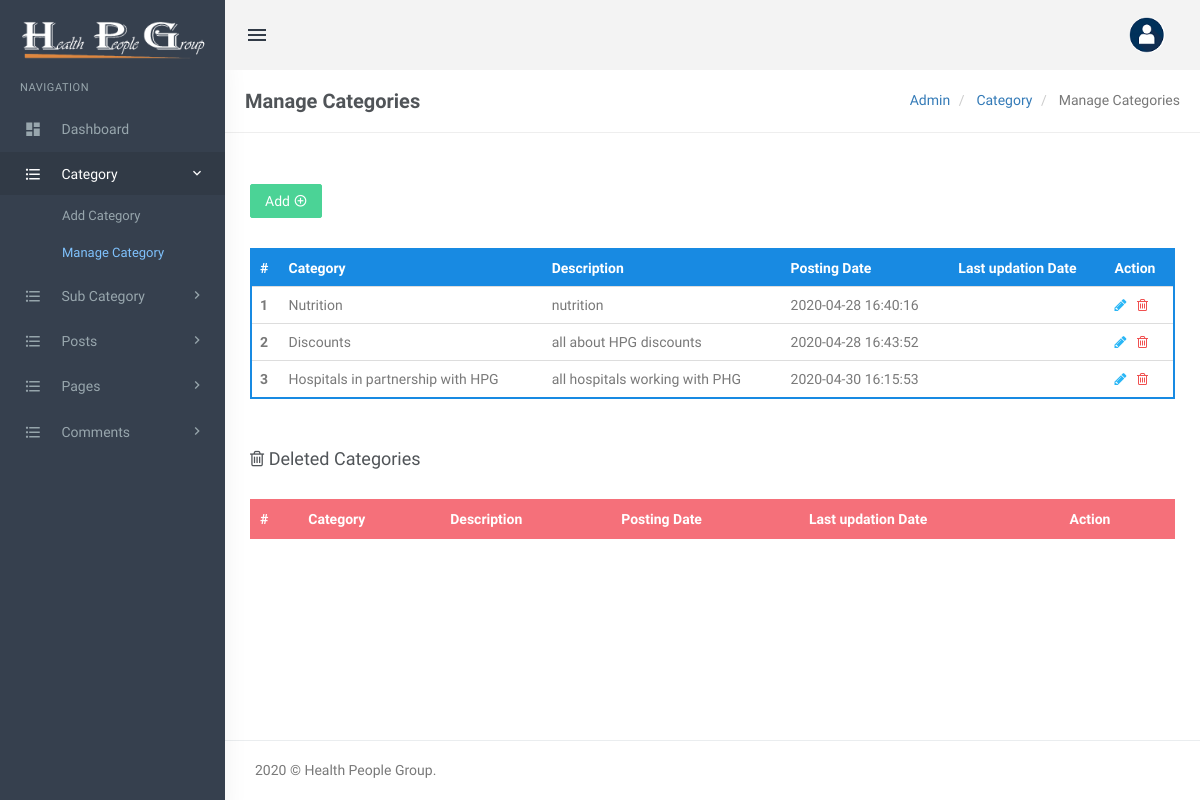
The app's page /admin/manage-categories.php (signed in) with its own data.
### tables this page shows
CREATE TABLE `tblcategory` (
  `id` int(11) NOT NULL,
  `CategoryName` varchar(200) DEFAULT NULL,
  `Description` mediumtext,
  `PostingDate` timestamp NULL DEFAULT CURRENT_TIMESTAMP,
  `UpdationDate` timestamp NULL DEFAULT NULL,
  `Is_Active` int(1) DEFAULT NULL
);

### admin/manage-categories.php (the view, shortened to what this page needs)
<?php
include('includes/config.php');
if(strlen($_SESSION['login'])==0)
  {
header('location:index.php');
}
else{
?>
<!DOCTYPE html>
<html lang="en">
    <head>
        <link href="assets/css/bootstrap.min.css" rel="stylesheet" type="text/css" />
        <link href="assets/css/core.css" rel="stylesheet" type="text/css" />
        <link href="assets/css/components.css" rel="stylesheet" type="text/css" />
        <link href="assets/css/icons.css" rel="stylesheet" type="text/css" />
        <link href="assets/css/pages.css" rel="stylesheet" type="text/css" />
        <link href="assets/css/menu.css" rel="stylesheet" type="text/css" />
        <link href="assets/css/responsive.css" rel="stylesheet" type="text/css" />
		<link rel="stylesheet" href="../plugins/switchery/switchery.min.css">
    </head>
    <body class="fixed-left">
        <div id="wrapper">
<?php include('includes/topheader.php');?>
<?php include('includes/leftsidebar.php');?>
            <div class="content-page">
                <div class="content">
                    <div class="container">
                        <div class="row">
							<div class="col-xs-12">
								<div class="page-title-box">
                                    <h4 class="page-title">Manage Categories</h4>
                                    <ol class="breadcrumb p-0 m-0">
                                        <li>
                                            <a href="#">Admin</a>
                                        </li>
                                        <li>
                                            <a href="#">Category </a>
                                        </li>
                                        <li class="active">
                                           Manage Categories
                                        </li>
                                    </ol>
                                    <div class="clearfix"></div>
                                </div>
							</div>
						</div>
<div class="row">
<div class="col-sm-6">
</div>
                                    <div class="row">
										<div class="col-md-12">
											<div class="demo-box m-t-20">
<div class="m-b-30">
<a href="add-category.php">
<button id="addToTable" class="btn btn-success waves-effect waves-light">Add <i class="mdi mdi-plus-circle-outline" ></i></button>
</a>
 </div>
												<div class="table-responsive">
                                                    <table class="table m-0 table-colored-bordered table-bordered-primary">
                                                        <thead>
                                                            <tr>
                                                                <th>#</th>
                                                                <th> Category</th>
                                                                <th>Description</th>
                                                                <th>Posting Date</th>
                                                                  <th>Last updation Date</th>
                                                                <th>Action</th>
                                                            </tr>
                                                        </thead>
                                                        <tbody>
<?php
$query=mysqli_query($con,"Select id,CategoryName,Description,PostingDate,UpdationDate from  tblcategory where Is_Active=1");
$cnt=1;
while($row=mysqli_fetch_array($query))
{
?>
 <tr>
<th scope="row"><?php echo htmlentities($cnt);?></th>
<td><?php echo htmlentities($row['CategoryName']);?></td>
<td><?php echo htmlentities($row['Description']);?></td>
<td><?php echo htmlentities($row['PostingDate']);?></td>
<td><?php echo htmlentities($row['UpdationDate']);?></td>
<td><a href="edit-category.php?cid=<?php echo htmlentities($row['id']);?>"><i class="fa fa-pencil" style="color: #29b6f6;"></i></a>
	&nbsp;<a href="manage-categories.php?rid=<?php echo htmlentities($row['id']);?>&&action=del"> <i class="fa fa-trash-o" style="color: #f05050"></i></a> </td>
</tr>
<?php
$cnt++;
 } ?>
</tbody>
                                                    </table>
                                                </div>
											</div>
										</div>
									</div>
<div class="row">
<div class="col-md-12">
<div class="demo-box m-t-20">
<div class="m-b-30">
 <h4><i class="fa fa-trash-o" ></i> Deleted Categories</h4>
 </div>
<div class="table-responsive">
<table class="table m-0 table-colored-bordered table-bordered-danger">
                                                        <thead>
                                                            <tr>
                                                                <th>#</th>
                                                                <th> Category</th>
                                                                <th>Description</th>
                                                                <th>Posting Date</th>
                                                                  <th>Last updation Date</th>
                                                                <th>Action</th>
                                                            </tr>
                                                        </thead>
                                                    </table>
                                                </div>
											</div>
										</div>
									</div>
                    </div>
                </div>
<?php include('includes/footer.php');?>
            </div>
        </div>
    </body>
</html>
<?php } ?>

### admin/assets/css/core.css (style rules this page uses)
body { font-family: 'Varela Round', sans-serif; margin: 0; padding-bottom: 60px; overflow-x: hidden; color: #797979; }
html { position: relative; min-height: 100%; }
.h1, .h2, .h3, .h4, .h5, .h6, h1, h2, h3, h4, h5, h6 { color: #505458; font-family: 'Hind Madurai', sans-serif; margin: 10px 0; }
* { outline: none !important; }
.container { width: auto; }
#wrapper { height: 100%; overflow: hidden; width: 100%; }
.p-0 { padding: 0 !important; }
.m-0 { margin: 0 !important; }
.m-t-20 { margin-top: 20px !important; }
.m-b-30 { margin-bottom: 30px !important; }
.row { margin-right: -10px; margin-left: -10px; }
.col-lg-1, .col-lg-10, .col-lg-11, .col-lg-12, .col-lg-2, .col-lg-3, .col-lg-4, .col-lg-5, .col-lg-6, .col-lg-7, .col-lg-8, .col-lg-9, .col-md-1, .col-md-10, .col-md-11, .col-md-12, .col-md-2, .col-md-3, .col-md-4, .col-md-5, .col-md-6, .col-md-7, .col-md-8, .col-md-9, .col-sm-1, .col-sm-10, .col-sm-11, .col-sm-12, .col-sm-2, .col-sm-3, .col-sm-4, .col-sm-5, .col-sm-6, .col-sm-7, .col-sm-8, .col-sm-9, .col-xs-1, .col-xs-10, .col-xs-11, .col-xs-12, .col-xs-2, .col-xs-3, .col-xs-4, .col-xs-5, .col-xs-6, .col-xs-7, .col-xs-8, .col-xs-9 { padding-left: 10px; padding-right: 10px; }
.breadcrumb { background-color: transparent; margin-bottom: 15px; padding-top: 10px; padding-left: 0; }
.waves-effect { position: relative; cursor: pointer; display: inline-block; overflow: hidden; -webkit-user-select: none; -moz-user-select: none; -ms-user-select: none; user-select: none; -webkit-tap-highlight-color: transparent; vertical-align: middle; z-index: 1; will-change: opacity, transform; -webkit-transition: all 0.3s ease-out; -moz-transition: all 0.3s ease-out; -o-transition: all 0.3s ease-out; -ms-transition: all 0.3s ease-out; transition: all 0.3s ease-out; }
.demo-box { padding: 10px 15px; }

### admin/assets/css/menu.css (style rules this page uses)
.content-page { margin-left: 225px; overflow: hidden; }
.content-page .content { padding: 0 5px 10px 5px; margin-top: 70px; }
.page-title { font-size: 20px; margin-bottom: 0; margin-top: 0; font-weight: 600; }
.page-title-box { padding: 20px; border-bottom: 1px solid #eee; margin: 0 -20px 20px -20px; }
.page-title-box .page-title { margin-bottom: 0; float: left; }
.page-title-box .breadcrumb { float: right; background-color: transparent !important; }

### records on screen
tblcategory: CategoryName "Nutrition", Description "nutrition", PostingDate "2020-04-28 16:40:16"
tblcategory: CategoryName "Discounts", Description "all about HPG discounts", PostingDate "2020-04-28 16:43:52"
tblcategory: CategoryName "Hospitals in partnership with HPG", Description "all hospitals working with PHG", PostingDate "2020-04-30 16:15:53"
